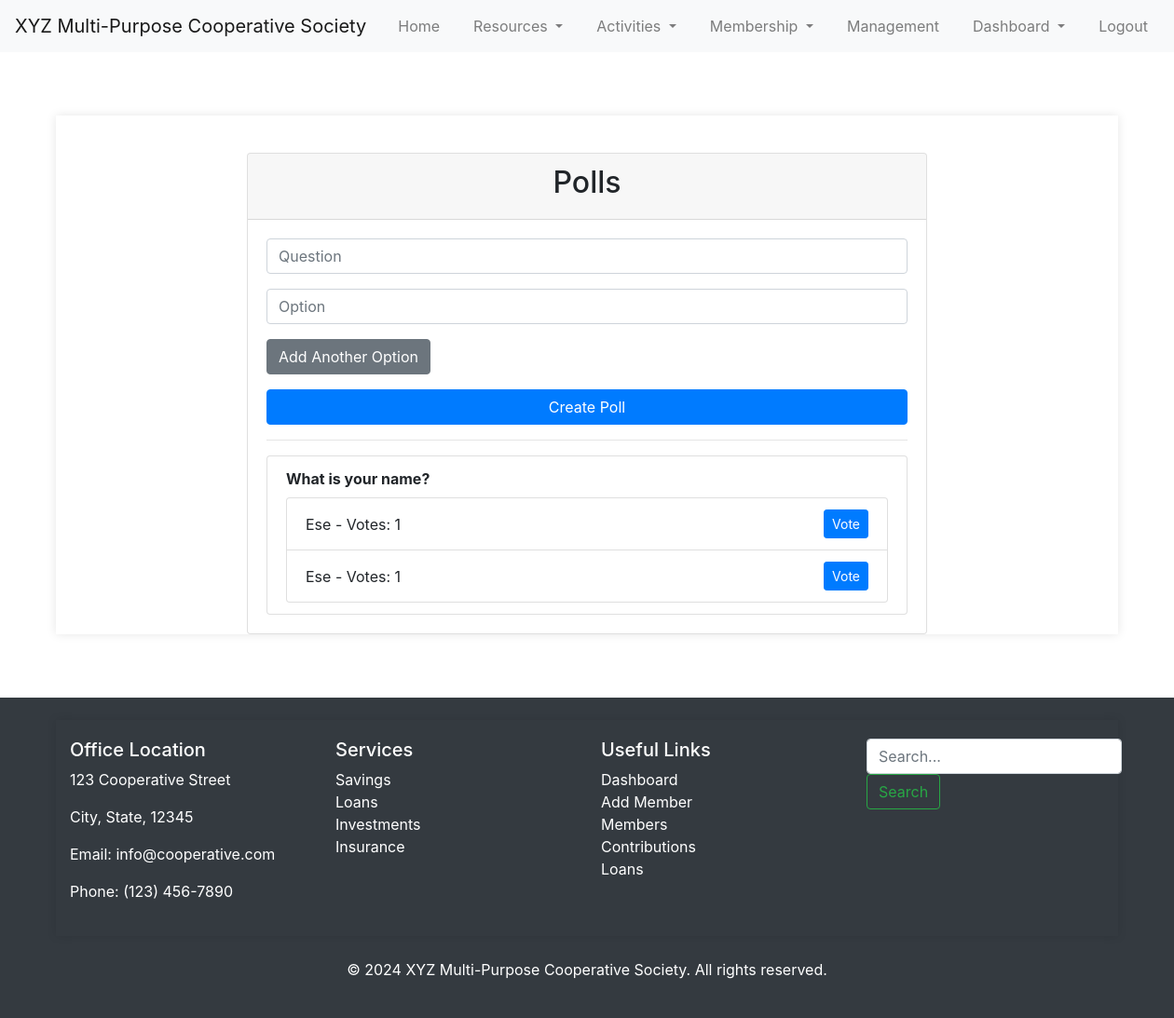
/polls (signed in), run on the app's committed database.
### models.py (models this page shows)
class Poll(db.Model):
    id = db.Column(db.Integer, primary_key=True)
    question = db.Column(db.String(200), nullable=False)
    date_created = db.Column(db.DateTime, nullable=False, default=datetime.utcnow)

class Option(db.Model):
    id = db.Column(db.Integer, primary_key=True)
    text = db.Column(db.String(200), nullable=False)
    poll_id = db.Column(db.Integer, db.ForeignKey('poll.id'), nullable=False)
    poll = db.relationship('Poll', backref=db.backref('options', lazy=True))
    votes = db.Column(db.Integer, nullable=False, default=0)

### routes.py (the view)
@app.route('/polls')
@login_required
def polls():
    polls = Poll.query.all()
    return render_template('polls.html', polls=polls)

### routes.py (called while the page is built)
@login_manager.user_loader
def load_user(user_id):
    return User.query.get(int(user_id))

### templates/polls.html (shortened to what this page needs)
{% extends "base.html" %}
{% block content %}
<div class="container mt-5">
    <div class="row justify-content-center">
        <div class="col-md-8">
            <div class="card">
                <div class="card-header text-center">
                    <h2>Polls</h2>
                </div>
                <div class="card-body">
                    <form method="POST" action="{{ url_for('add_poll') }}">
                        <div class="form-group mb-3">
                            <input class="form-control" type="text" name="question" placeholder="Question" required>
                        </div>
                        <div id="options" class="form-group mb-3">
                            <input class="form-control mb-2" type="text" name="options" placeholder="Option" required>
                        </div>
                        <button class="btn btn-secondary mb-3" type="button" onclick="addOption()">Add Another Option</button>
                        <button class="btn btn-primary btn-block" type="submit">Create Poll</button>
                    </form>
                    <hr>
                    <ul class="list-group">
                        {% for poll in polls %}
                            <li class="list-group-item">
                                <div>
                                    <strong>{{ poll.question }}</strong>
                                    <ul class="list-group mt-2">
                                        {% for option in poll.options %}
                                            <li class="list-group-item d-flex justify-content-between align-items-center">
                                                {{ option.text }} - Votes: {{ option.votes }}
                                                <form method="POST" action="{{ url_for('vote', option_id=option.id) }}" class="form-inline">
                                                    <button class="btn btn-primary btn-sm" type="submit">Vote</button>
                                                </form>
                                            </li>
                                        {% endfor %}
                                    </ul>
                                </div>
                            </li>
                        {% endfor %}
                    </ul>
                </div>
            </div>
        </div>
    </div>
</div>
{% endblock %}

### static/style.css (style rules this page uses)
body { font-family: Arial, sans-serif; margin: 0; padding: 0; }
body { font-family: Arial, sans-serif; margin: 0; padding: 0; background-color: #f4f4f4; }
.container { width: 80%; margin: 0 auto; padding: 20px; box-shadow: 0 0 10px rgba(0, 0, 0, 0.1); }
h2 { text-align: center; margin-bottom: 20px; }
.btn-block { width: 100%; }
.mb-3 { margin-bottom: 1.5em; }
h2, p { transition: all 0.3s ease; }
.card { transform: translateY(20px); transition: all 0.5s ease-in-out; }

### data on the page
Poll: question "What is your name?"
Option: text "Ese", votes "1"
Option: text "Ese", votes "1"
